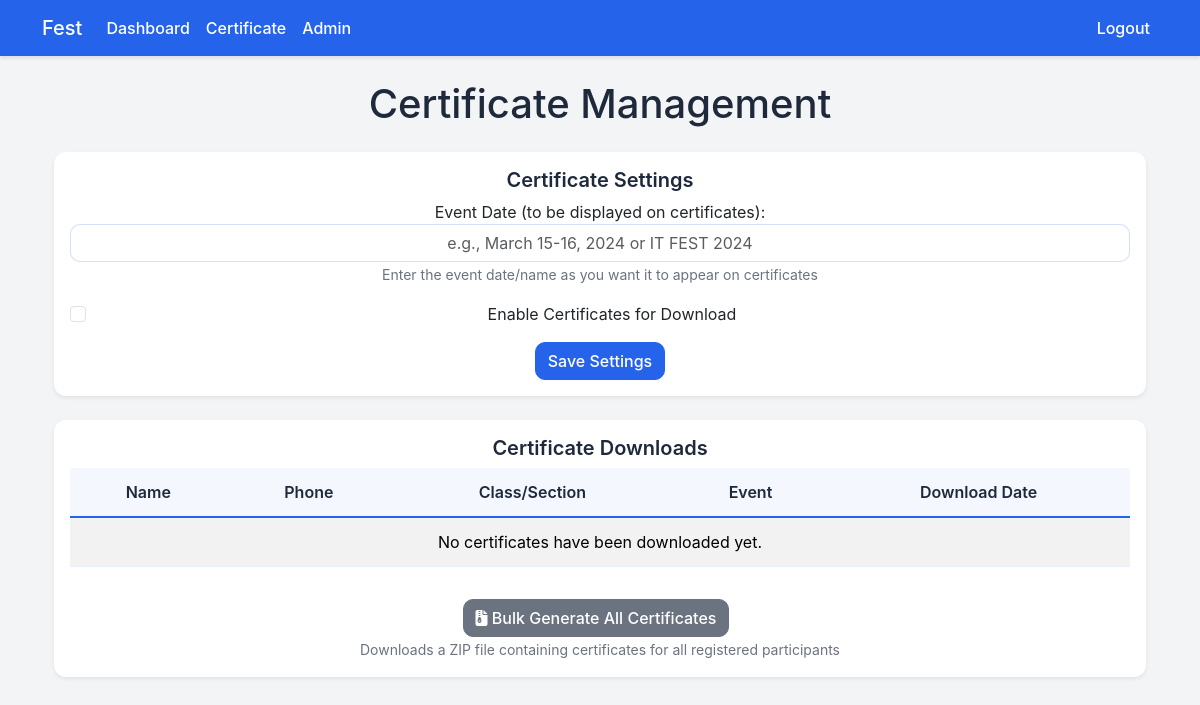
Before: /admin/certificates (signed in) with the older database file.
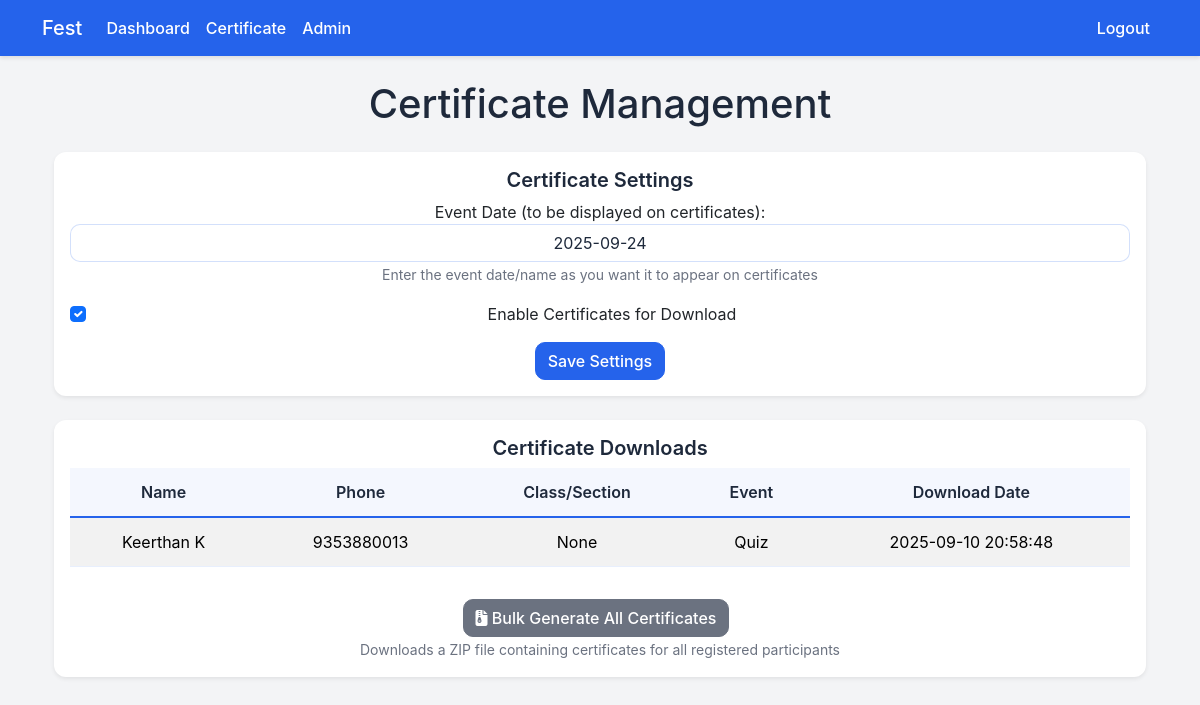
After: the same page with the newer database file.
### tables this page shows
CREATE TABLE certificate_settings (
                id INTEGER PRIMARY KEY AUTOINCREMENT,
                certificates_enabled INTEGER NOT NULL DEFAULT 0,
                event_date TEXT
            );

CREATE TABLE certificate_downloads (
                id INTEGER PRIMARY KEY AUTOINCREMENT,
                user_id INTEGER NOT NULL,
                download_date TEXT NOT NULL,
                UNIQUE(user_id)
            );

CREATE TABLE users (
                id INTEGER PRIMARY KEY AUTOINCREMENT,
                phone TEXT UNIQUE NOT NULL,
                password TEXT NOT NULL,
                name TEXT NOT NULL,
                game_id INTEGER,
                team_id INTEGER,
                is_admin INTEGER NOT NULL DEFAULT 0
            , class_section TEXT);

CREATE TABLE games (
                id INTEGER PRIMARY KEY AUTOINCREMENT,
                name TEXT NOT NULL,
                description TEXT,
                slots INTEGER NOT NULL,
                type TEXT NOT NULL CHECK(type IN ('single','team'))
            , team_size INTEGER);

### event_app/app.py (the view)
    @app.route('/admin/certificates', methods=['GET'])
    def admin_certificates():
        user = fetch_current_user()
        if not user or not user['is_admin']:
            flash('Admin access required.', 'danger')
            return redirect(url_for('login'))
        settings = g.db.execute('SELECT * FROM certificate_settings LIMIT 1').fetchone()
        downloads = g.db.execute('''
            SELECT cd.download_date, u.name, u.phone, u.class_section, g.name as game_name
            FROM certificate_downloads cd
            JOIN users u ON u.id = cd.user_id
            LEFT JOIN games g ON g.id = u.game_id
            ORDER BY cd.download_date DESC
        ''').fetchall()
        return render_template(
            'admin_certificates.html',
            settings=settings,
            downloads=downloads
        )

### event_app/app.py (called while the page is built)
def get_db():
    if USING_POSTGRES:
        import psycopg2
        from psycopg2.extras import RealDictCursor
        url = urlparse(DATABASE_URL)
        dbname = url.path[1:]
        user = url.username
        password = url.password
        host = url.hostname
        port = url.port
        conn = psycopg2.connect(
            dbname=dbname,
            user=user,
            password=password,
            host=host,
            port=port,
            cursor_factory=RealDictCursor
        )
        return conn
    else:
        conn = sqlite3.connect(DATABASE_PATH)
        conn.row_factory = sqlite3.Row
        return conn

def fetch_current_user() -> Optional[sqlite3.Row]:
    user_id = session.get('user_id')
    if not user_id:
        return None
    row = g.db.execute('SELECT * FROM users WHERE id = ?', (user_id,)).fetchone()
    return row

### event_app/templates/admin_certificates.html (shortened to what this page needs)
{% extends "base.html" %}
{% block content %}
<div class="container mt-4">
    <h1 class="text-center mb-4">Certificate Management</h1>
    <div class="card shadow-sm mb-4">
        <div class="card-body text-center">
            <h5 class="card-title">Certificate Settings</h5>
            <form method="post" action="{{ url_for('admin_update_certificate_settings') }}"">
                <div class="form-group mb-3 text-center">
                    <label for="eventDate">Event Date (to be displayed on certificates):</label>
                    <input type="text" class="form-control text-center" id="eventDate" name="event_date"
                           placeholder="e.g., March 15-16, 2024 or IT FEST 2024"
                           value="{{ settings.event_date if settings and settings.event_date else '' }}">
                    <small class="form-text text-muted">Enter the event date/name as you want it to appear on certificates</small>
                </div>
                <div class="form-check mb-3 text-center">
                    <input type="checkbox" class="form-check-input" id="enableCertificates" name="certificates_enabled"
                           {% if settings and settings.certificates_enabled %}checked{% endif %}>
                    <label class="form-check-label" for="enableCertificates">Enable Certificates for Download</label>
                </div>
                <button type="submit" class="btn btn-primary">Save Settings</button>
            </form>
        </div>
    </div>
    <div class="card shadow-sm">
        <div class="card-body text-center">
            <h5 class="card-title">Certificate Downloads</h5>
            <div class="table-responsive">
                <table class="table table-striped text-center">
                    <thead>
                        <tr>
                            <th class="text-center">Name</th>
                            <th class="text-center">Phone</th>
                            <th class="text-center">Class/Section</th>
                            <th class="text-center">Event</th>
                            <th class="text-center">Download Date</th>
                        </tr>
                    </thead>
                    <tbody>
                        {% if downloads %}
                            {% for d in downloads %}
                                <tr>
                                    <td class="text-center">{{ d.name }}</td>
                                    <td class="text-center">{{ d.phone }}</td>
                                    <td class="text-center">{{ d.class_section }}</td>
                                    <td class="text-center">{{ d.game_name if d.game_name else 'N/A' }}</td>
                                    <td class="text-center">{{ d.download_date }}</td>
                                </tr>
                            {% endfor %}
                        {% else %}
                            <tr>
                                <td colspan="5" class="text-center">No certificates have been downloaded yet.</td>
                            </tr>
                        {% endif %}
                    </tbody>
                </table>
            </div>
            <div class="mt-3">
                <a href="{{ url_for('admin_bulk_generate_certificates') }}" class="btn btn-secondary me-2">
                    <i class="fas fa-file-archive"></i> Bulk Generate All Certificates
                </a>
                <div><small class="text-muted">Downloads a ZIP file containing certificates for all registered participants</small></div>
            </div>
        </div>
    </div>
</div>
{% endblock %}

Changed rows visible on the page:
added certificate_settings: event_date "2025-09-24", certificates_enabled "☑"
added certificate_downloads: name "Keerthan K", phone "9353880013", class_section "None", name "Quiz", download_date "2025-09-10 20:58:48"
Other visible differences:
form field certificates_enabled: "☐" → (not shown)
text no longer shown: "No certificates have been downloaded yet."
